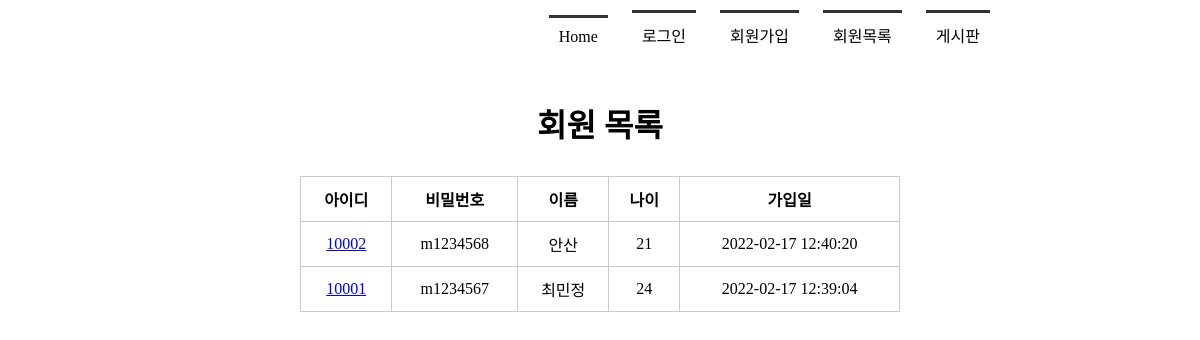
Before: /memberlist/ with the older database file.
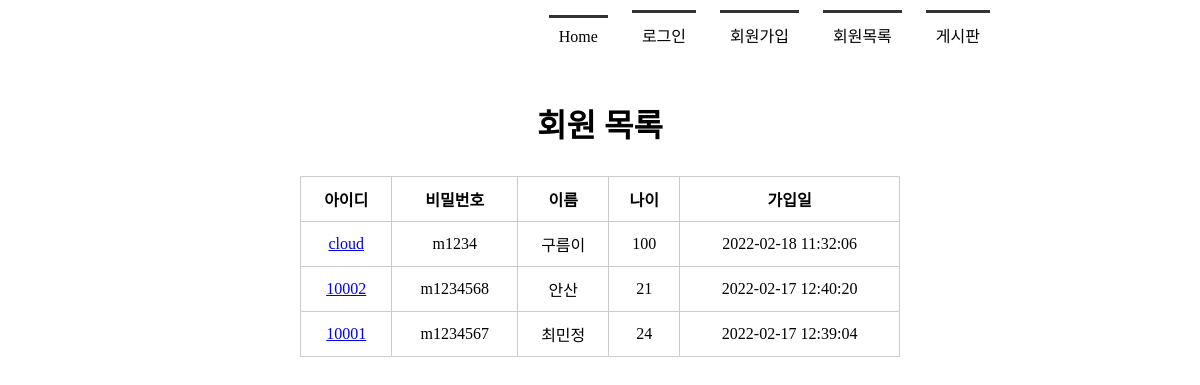
After: the same page with the newer database file.
### tables this page shows
CREATE TABLE member(
            mid char(5) PRIMARY KEY,
            passwd char(8) NOT NULL,
            name text NOT NULL,
            age integer,
            regDate timestamp date DEFAULT (datetime('now', 'localtime'))
        );

### app.py (the view)
@app.route('/memberlist/')
def memberlist():
    conn = getconn()
    cur = conn.cursor()
    sql = "SELECT * FROM member ORDER BY regDate DESC"
    cur.execute(sql)
    rs = cur.fetchall()        # 회원 전체
    conn.close()
    return render_template('memberlist.html', rs = rs)

### app.py (called while the page is built)
def getconn():
    conn = sqlite3.connect("./members.db")
    return conn

### templates/memberlist.html (shortened to what this page needs)
<!DOCTYPE html>
<html lang="en">
<head>
    <link rel="stylesheet" href="{{ url_for('static', filename='style.css') }}">
</head>
<body>
    <div id="container">
         {% include 'navbar.html' %}
         <section>
            <h1>회원 목록</h1>
            <table>
                <tr>
                    <th>아이디</th><th>비밀번호</th><th>이름</th><th>나이</th><th>가입일</th>
                </tr>
                {% for i in rs %}
                <tr>
                    <td><a href="{{url_for('member_view', id = i[0]) }}">{{ i[0] }}</a></td>
                    <td>{{ i[1] }}</td>
                    <td>{{ i[2] }}</td>
                    <td>{{ i[3] }}</td>
                    <td>{{ i[4] }}</td>
                </tr>
                {% endfor %}
            </table>
        </section>
    </div>
</body>
</html>

### templates/navbar.html
 <header>
     <nav>
         <ul>
             <li> <a href="{{ url_for('index') }}">Home</a></li>
             <li> <a href="{{ url_for('login') }}">로그인</a></li>
             <li> <a href="{{ url_for('register') }}">회원가입</a></li>
             <li> <a href="{{ url_for('memberlist') }}">회원목록</a></li>
             <li> <a href="#">게시판</a></li>
         </ul>
     </nav>
 </header>

### static/style.css (style rules this page uses)
* { margin: 0; padding: 0; }
#container { width : 1000px; margin : 0 auto; }
header { height : 100px; }
nav ul { list-style: none; text-align : right; margin-right: 100px; }
nav ul li { display: inline-block; margin: 10px; border-top: 3px solid #333; padding: 10px; }
nav ul li a { text-decoration: none; color: #000; }
section { text-align: center; }
section h1 { font-size : 2em; margin-bottom: 30px; }
section table { width: 600px; margin: 0 auto; border-collapse: collapse; }
section table, th, td { border:1px solid #ccc; padding: 10px }

Changed rows visible on the page:
added member: mid "cloud", passwd "m1234", name "구름이", age "100", regDate "2022-02-18 11:32:06"
